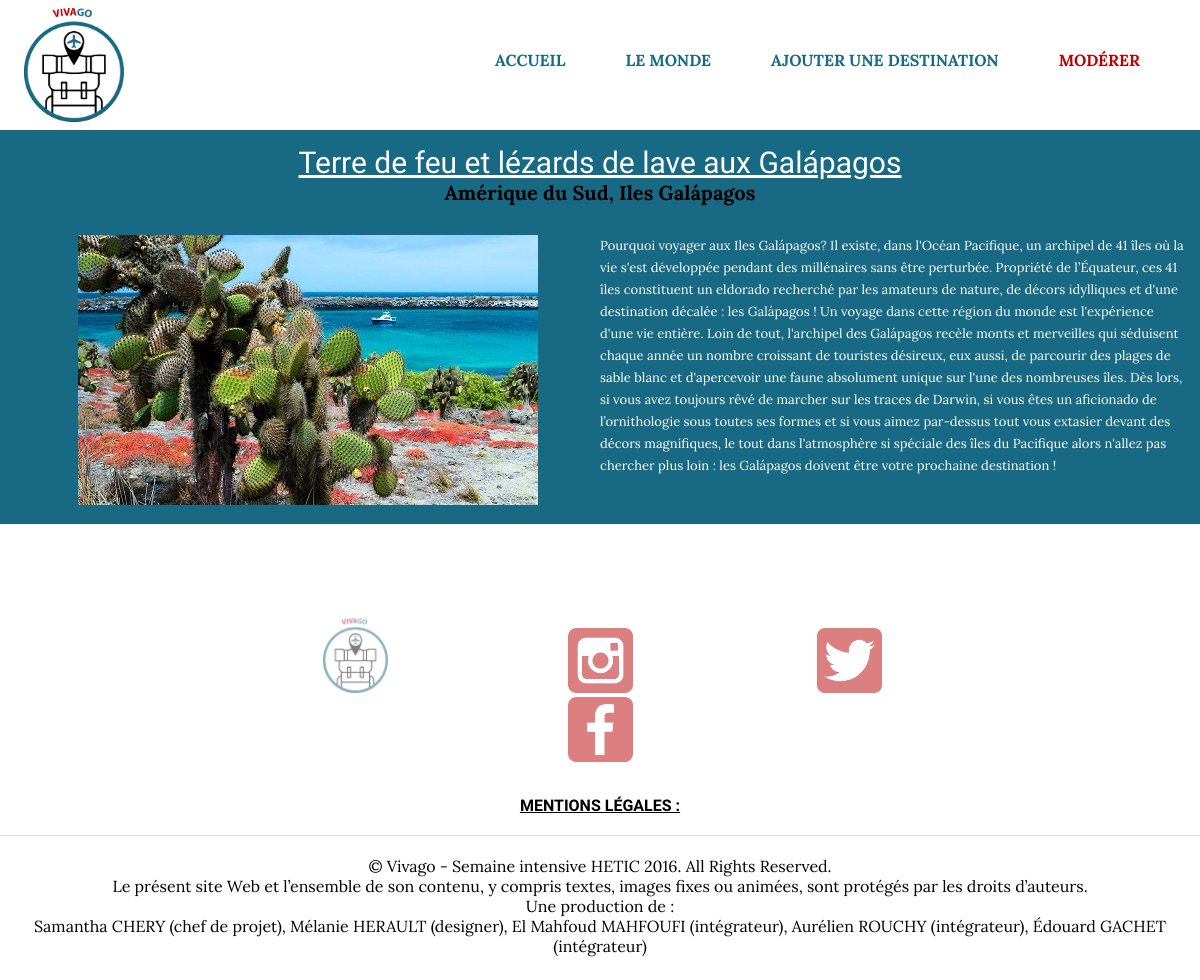
Page /produit.php?ID=9 on the committed database.
### tables this page shows
CREATE TABLE IF NOT EXISTS `voyage` (
  `ID` int(11) NOT NULL,
  `titre` varchar(255) NOT NULL,
  `resum` varchar(255) NOT NULL,
  `photo1` varchar(255) NOT NULL,
  `section` varchar(255) NOT NULL,
  `filtre` int(11) NOT NULL,
  `description` text NOT NULL,
  `adresse` varchar(255) NOT NULL,
  `map` varchar(255) NOT NULL,
  `visible` int(11) NOT NULL DEFAULT '1'
);

### produit.php (the view, shortened to what this page needs)
<?php
require_once "connect.php";
?>
<!DOCTYPE html>
<html lang="fr">
<head>
    <link href="styles/style.css" rel="stylesheet">
</head>
<body>
    <?php include('header.php')?>
    <section id="produit" class="clearfix">
        <?php
        if(isset($_GET['ID'])){
            $ID = (int) $_GET['ID'];
        } else {
            header('Location: index.php');
        }
         $sql = "SELECT `ID`, `titre`, `description`, `adresse`, `photo1` FROM `voyage` WHERE ID = :ID ;";
         $stmt = $pdo->prepare($sql);
         $stmt->bindValue(":ID", $ID, PDO::PARAM_INT);
         $stmt->execute();
         $row = $stmt->fetch(PDO::FETCH_ASSOC);
         ?>
        <h1><?=$row['titre']?></h1>
        <h2><?=$row['adresse']?></h2>
        <figure>
            <img src="img-content/<?=$row['photo1']?>">
        </figure>
        <p><?=$row['description']?></p>
    </section>
   <?php include('footer.php')?>
</body>
</html>

### styles/style.css (style rules this page uses)
* { margin: 0; padding: 0; box-sizing: border-box; font-family: 'Lora', serif; }
.clearfix:before, .clearfix:after { content:' '; display:table; }
.clearfix:after { clear:both; }
#produit { width: 100%; background-color:#186984; padding:15px; }
#produit figure { display:block; float:left; width:50%; text-align:center; }
#produit figure img { width: 460px; }
#produit p { color: white; width:50%; float:right; font-size:13px; line-height:22px; }
#produit h1 { width: 100%; font: 30px "Aclonica"; color: white; text-decoration: underline; text-align: center; }
#produit h2 { font-size: 20px; text-align: center; margin-bottom: 30px; }

### rows in the picture
voyage: titre "Terre de feu et lézards de lave aux Galápagos", adresse "Amérique du Sud, Iles Galápagos", photo1 (picture), description "Pourquoi voyager aux Iles Galápagos? Il existe, dans l'Océan Pacifique, un archipel de 41 îles où la vie s'est développée pendant des millénaires sans être perturbée. Propriété de l’Équateur, ces 41 îles constituent un eldorado recherché par les amateurs de nature, de décors idylliques et d'une destination décalée : les Galápagos ! Un voyage dans cette région du monde est l'expérience d'une vie entière. Loin de tout, l'archipel des Galápagos recèle monts et merveilles qui séduisent chaque année un nombre croissant de touristes désireux, eux aussi, de parcourir des plages de sable blanc et d'apercevoir une faune absolument unique sur l'une des nombreuses îles. Dès lors, si vous avez toujours…"
